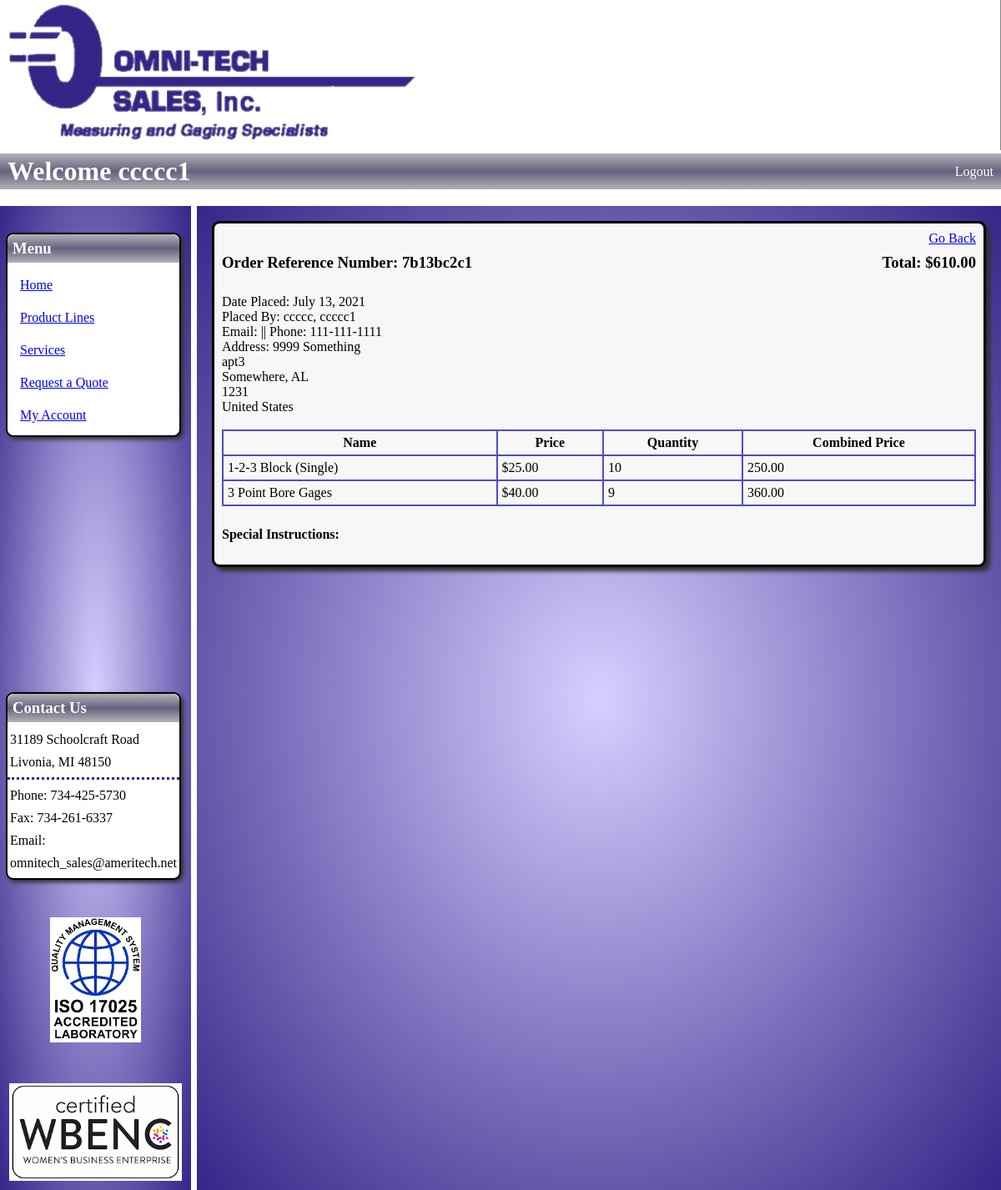
The page /view_order/12 (signed in) on the database its author committed.
### imgfield_app/models.py (models this page shows)
class User(models.Model):
    first_name = models.CharField(max_length=45)
    last_name = models.CharField(max_length=60)
    email = models.CharField(max_length=60)
    password = models.CharField(max_length=60)
    security_level = models.IntegerField()
    created_at = models.DateTimeField(auto_now_add=True)
    updated_at = models.DateTimeField(auto_now=True)
    objects = UserManager()

class Order(models.Model):
    ordered_by = models.ForeignKey(
        User,
        related_name="user_orders",
        on_delete=models.CASCADE
    )
    contact_info =  models.ForeignKey(
        ContactInfo,
        related_name="orders",
        on_delete = models.CASCADE,
        null=True, blank=True,
    )
    ref_number = models.CharField(max_length=10)
    total_price = models.DecimalField(decimal_places=2, max_digits=10, null=True, blank=True)
    status = models.CharField(max_length=27)
    special_instructions = models.TextField(null=True, blank=True)
    office_notes = models.TextField(null=True, blank=True)
    created_at = models.DateTimeField(auto_now_add=True)
    updated_at = models.DateTimeField(auto_now=True)
    objects = OrderManager()

class ContactInfo(models.Model):
    user = models.ManyToManyField(
        User,
        related_name="user_contact_infos"
    )
    address_1 = models.CharField(max_length=54)
    address_2 = models.CharField(max_length=54, null=True, blank=True)
    city = models.CharField(max_length=54)
    zip_code = models.IntegerField()
    state = models.CharField(max_length=54)
    country = models.CharField(max_length=54)
    phone = models.CharField(max_length=15)
    created_at = models.DateTimeField(auto_now_add=True)
    updated_at = models.DateTimeField(auto_now=True)
    objects = ContactInfoManager()

class OrderProduct(models.Model):
    product_on_order = models.ForeignKey(
        Product,
        related_name="order_of_product",
        on_delete=models.CASCADE
    )
    order = models.ForeignKey(
        Order,
        related_name="order_product",
        on_delete=models.CASCADE
    )
    quantity = models.IntegerField()
    combined_price = models.DecimalField(decimal_places=2, max_digits=10, null=True, blank=True)
    created_at = models.DateTimeField(auto_now_add=True)
    updated_at = models.DateTimeField(auto_now=True)

class Product(models.Model):
    name = models.CharField(max_length=108)
    part_number = models.CharField(max_length=27)
    manufacturer = models.CharField(max_length=45, null=True, blank= True)
    price = models.DecimalField(decimal_places=2, max_digits=5)
    desc = models.CharField(max_length=189)
    exp_desc = models.TextField(null=True, blank=True)
    quantity_in_stock = models.IntegerField(null=True, blank=True)
    created_at = models.DateTimeField(auto_now_add=True)
    updated_at = models.DateTimeField(auto_now=True)
    objects = ProductManager()

### imgfield_app/views.py (the view)
# urls.py: path('view_order/<int:order_id>', views.view_order),
def view_order(request, order_id):
    if 'user_id' in request.session:
        logged_user = User.objects.get(id=request.session['user_id'])
        order = Order.objects.get(id=order_id)
        if order.ordered_by == logged_user:
            all_orderproducts = OrderProduct.objects.filter(order=order)
            all_orderitems = OrderItem.objects.filter(order=order)
            all_orderadminitems = OrderAdminItem.objects.filter(order=order)
            context = {
                'logged_user': logged_user,
                'order': order,
                'products': all_orderproducts,
                'items': all_orderitems,
                'adminitems': all_orderadminitems,
            }
            return render(request, "view_order.html", context)
        return redirect("/user_account")
    return redirect("/")

### imgfield_app/templates/view_order.html (shortened to what this page needs)
<!DOCTYPE html>
<html lang="en">
<head>
    {% load static %}
    <link rel="stylesheet" href="{% static 'css/main_display.css' %}">
    <link rel="stylesheet" href="{% static 'css/view_quote.css' %}">
</head>
<body>
    <img id="banner" src="{% static 'img/site/OmnitechBannerT.png' %}">
    <div id="header">
        <h1>Welcome {% if logged_user %}{{ logged_user.first_name }}{% endif %}</h1>
        <div id="links">
            {% if logged_user %}
                <a href="/signon/logout">Logout</a>
            {% else %}
                <a href="/signon">Log In/Register</a>
            {% endif %}
        </div>
    </div>
    <div id="content">
        <div id="l_sidebar">
            <div id="menu">
                <h3>Menu</h3>
                <a href="/">Home</a>
                <a href="/product_lines">Product Lines</a>
                <a href="/services/1">Services</a>
                <a href="/request_quote">Request a Quote</a>
                {% if logged_user %}
                    <a href="/user_account">My Account</a>
                {% endif %}
            </div>
            <div id="contact_us">
                <h3>Contact Us</h3>
                <p>31189 Schoolcraft Road</p>
                <p>Livonia, MI 48150</p>
                <div id="break"></div>
                <p>Phone: 734-425-5730</p>
                <p>Fax: 734-261-6337</p>
                <p>Email:</p>
                <p>omnitech_sales@ameritech.net</p>
            </div>
            <div id="badges">
                <img id="iso_badge" src="{% static 'img/site/iso17025_badge.png' %}">
                <img id="wbenc_badge" src="{% static 'img/site/wbenc_badge.png' %}">
            </div>
        </div>
        <div id="main">
            <div class="display_box">
                <a id="go_back" href="/user_account">Go Back</a>
                <div id="quote_head">
                    <h3>Order Reference Number: {{ order.ref_number }} </h3>
                    <h3 id="total">Total: ${{ order.total_price }}</h3>
                </div>
                <div id="order_info">
                    <p>Date Placed: {{order.created_at.date }}</p>
                    <p>Placed By: {{ order.ordered_by.last_name }}, {{ order.ordered_by.first_name }}</p>
                    <p>Email: {{ order.orderd_by.email }} || Phone: {{ order.contact_info.phone }}</p>
                    <p>Address: {{ order.contact_info.address_1 }}</p>
                    <p id="line2">{{ order.contact_info.address_2 }}</p>
                    <p id="line3">{{ order.contact_info.city }}, {{ order.contact_info.state }}</p>
                    <p id="line4">{{ order.contact_info.zip_code }}</p>
                    <p id="line5">{{ order.contact_info.country }}</p>
                </div>
                <table>
                    <tr>
                        <th>Name</th>
                        <th>Price</th>
                        <th>Quantity</th>
                        <th>Combined Price</th>
                    </tr>
                    {% for product in products %}
                    <tr>
                        <td>{{ product.product_on_order.name }}</td>
                        <td>${{ product.product_on_order.price }}</td>
                        <td>{{ product.quantity }}</td>
                        <td>{{ product.combined_price }}</td>
                    </tr>
                    {% endfor %}
                </table>
                <div id="special_instructions">
                    <h4>Special Instructions: </h4>
                </div>
            </div>
        </div>
    </div>
</body>
</html>

### imgfield_app/static/css/main_display.css (style rules this page uses)
* { margin: 0; padding: 0; }
#banner { width: 100%; height: 180px; }
#header { display: flex; margin-bottom: 20px; background-image: linear-gradient(#b2b2b6, #66617e, #b2b2b6); color: white; padding: 3px 9px; }
#header h1 { flex: 7; }
#links { text-align: right; padding-top: 10px; }
#links a { text-decoration: none; color: white; margin-bottom: 5px; }
#content { display: flex; }
#l_sidebar { flex: 2; background-image: radial-gradient(#d8ceff, #372588); padding: 7px; margin-right: 7px; }
#l_sidebar h3 { background-image: linear-gradient(#b2b2b6, #66617e, #b2b2b6); color: white; padding: 6px; margin-bottom: 12px; border-radius: 9px 9px 0px 0px; }
#menu, #contact_us { background-color: white; border-radius: 9px; border: 2px solid black; box-shadow: 3px 3px 5px rgb(51, 47, 47); margin-right: 5px; }
#menu { margin-top: 25px; }
#menu a { display: block; margin: 0px 9px 9px 9px; padding: 6px; border-radius: 3px; }
#contact_us { margin-top: 306px; }
#contact_us p { margin-bottom: 9px; padding: 0px 3px; }
#break { border-top: 3px dotted #372588; margin: 4px 0px 10px 0px; }
#badges { text-align: center; }
#iso_badge { height: 150px; margin-top: 45px; }
#wbenc_badge { width: 207px; margin-top: 45px; }
#main { flex: 10; background-image: radial-gradient(#d8ceff, #372588); padding: 18px; }
h3 { margin-bottom: 18px; }
.display_box { background-color: #F7F7F7; border-radius: 9px; border: 3px solid black; box-shadow: 5px 5px 5px rgb(51, 47, 47); padding: 9px; }

### imgfield_app/static/css/view_quote.css (style rules this page uses)
#go_back { display: block; text-align: right; margin-bottom: 9px; }
#quote_head { display: flex; margin-bottom: 9px; }
#quote_head h3 { flex: 1; }
#total { text-align: right; }
#order_info { margin-bottom: 18px; }
table { width: 100%; border-collapse: collapse; margin-bottom: 25px; }
table, th, td { border: 2px solid rgb(77, 77, 201) }
th, td { padding: 5px; }
th { text-align: center; }
#special_instructions { margin-bottom: 18px; }

### rows shown on the page
User: first_name "ccccc1"
Order: ref_number "7b13bc2c1", total_price "610.00", created_at "July 13, 2021", ordered_by.last_name "ccccc", ordered_by.first_name "ccccc1", contact_info.phone "111-111-1111", contact_info.address_1 "9999 Something", contact_info.address_2 "apt3", contact_info.city "Somewhere", contact_info.state "AL", contact_info.zip_code "1231", contact_info.country "United States"
OrderProduct: product_on_order.name "1-2-3 Block (Single)", product_on_order.price "25.00", quantity "10", combined_price "250.00"
OrderProduct: product_on_order.name "3 Point Bore Gages", product_on_order.price "40.00", quantity "9", combined_price "360.00"
